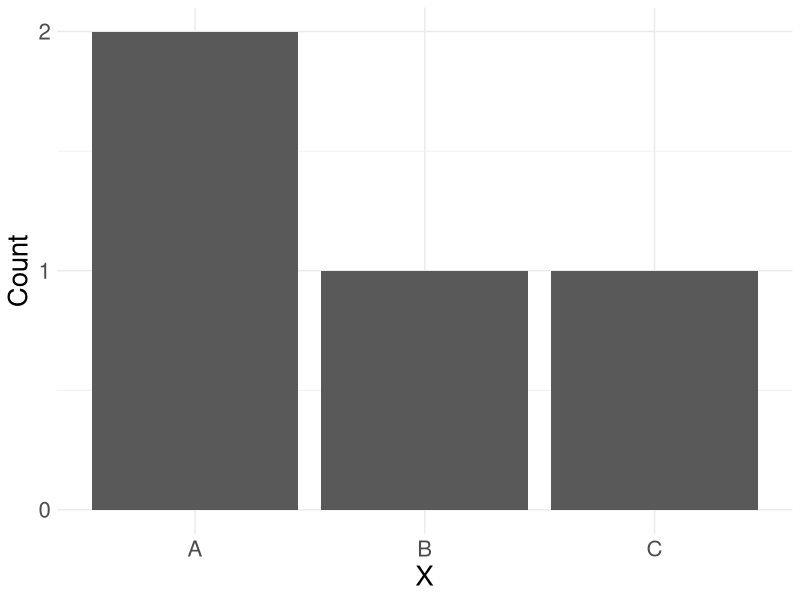
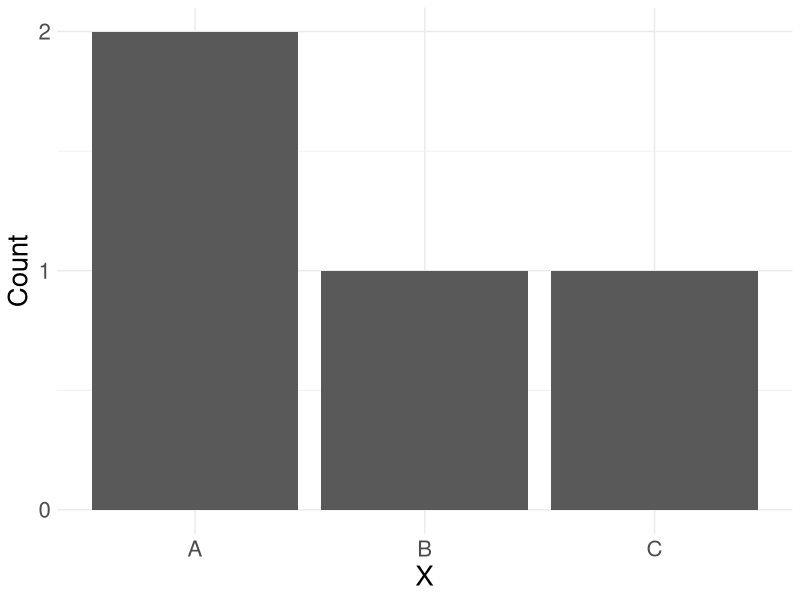

These figures' R source, in order:
library(tidyverse)

df_tmp <-
  tibble(
    X = c("A", "A", "B", "C")
  )

df_tmp %>%
  ggplot(aes(X)) +
  geom_bar() +
  scale_y_continuous(breaks = c(0, 1, 2)) +
  theme_minimal() +
  theme(
    axis.text.x  = element_text(size = 16),
    axis.title.x = element_text(size = 20),
    axis.text.y  = element_text(size = 16),
    axis.title.y = element_text(size = 20)
  ) +
  labs(
    y = "Count"
  )

ggsave("../../fig/03_bar.png")
